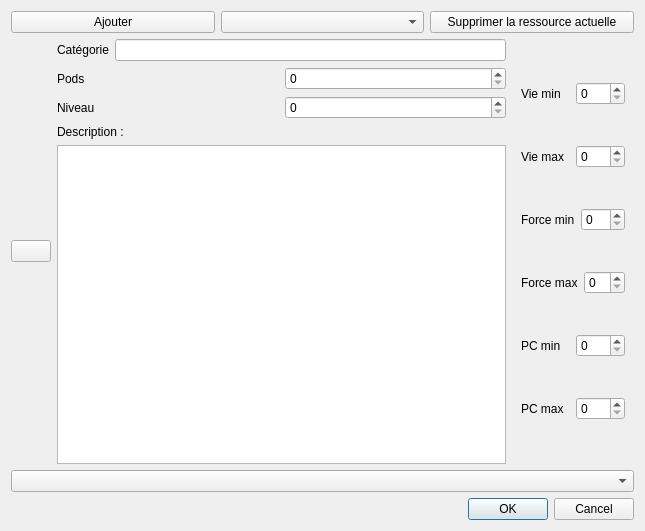
<?xml version="1.0" encoding="UTF-8"?>
<ui version="4.0">
 <class>EditerRessources</class>
 <widget class="QDialog" name="EditerRessources">
  <property name="geometry">
   <rect>
    <x>0</x>
    <y>0</y>
    <width>645</width>
    <height>531</height>
   </rect>
  </property>
  <property name="windowTitle">
   <string>Dialog</string>
  </property>
  <layout class="QVBoxLayout" name="verticalLayout_2">
   <item>
    <layout class="QHBoxLayout" name="lay_haut">
     <item>
      <widget class="QPushButton" name="ajouter">
       <property name="text">
        <string>Ajouter</string>
       </property>
      </widget>
     </item>
     <item>
      <widget class="QComboBox" name="select_ressource"/>
     </item>
     <item>
      <widget class="QPushButton" name="supprimer">
       <property name="text">
        <string>Supprimer la ressource actuelle</string>
       </property>
      </widget>
     </item>
    </layout>
   </item>
   <item>
    <layout class="QHBoxLayout" name="lay_bas">
     <item>
      <widget class="QPushButton" name="image">
       <property name="text">
        <string/>
       </property>
      </widget>
     </item>
     <item>
      <layout class="QVBoxLayout" name="partie_ressource">
       <item>
        <layout class="QHBoxLayout" name="lay_categorie">
         <item>
          <widget class="QLabel" name="text_categorie">
           <property name="text">
            <string>Catégorie</string>
           </property>
          </widget>
         </item>
         <item>
          <widget class="QLineEdit" name="categorie"/>
         </item>
        </layout>
       </item>
       <item>
        <layout class="QHBoxLayout" name="lay_pods">
         <item>
          <widget class="QLabel" name="text_pods">
           <property name="text">
            <string>Pods</string>
           </property>
          </widget>
         </item>
         <item>
          <widget class="QSpinBox" name="pods"/>
         </item>
        </layout>
       </item>
       <item>
        <layout class="QHBoxLayout" name="lay_niveau">
         <item>
          <widget class="QLabel" name="text_niveau">
           <property name="text">
            <string>Niveau</string>
           </property>
          </widget>
         </item>
         <item>
          <widget class="QSpinBox" name="niveau"/>
         </item>
        </layout>
       </item>
       <item>
        <widget class="QLabel" name="text_description">
         <property name="text">
          <string>Description :</string>
         </property>
        </widget>
       </item>
       <item>
        <widget class="QPlainTextEdit" name="description"/>
       </item>
      </layout>
     </item>
     <item>
      <widget class="QWidget" name="partie_equipement" native="true">
       <layout class="QVBoxLayout" name="verticalLayout">
        <item>
         <layout class="QHBoxLayout" name="horizontalLayout">
          <item>
           <widget class="QLabel" name="text_vie_min">
            <property name="text">
             <string>Vie min</string>
            </property>
           </widget>
          </item>
          <item>
           <widget class="QSpinBox" name="vie_min"/>
          </item>
         </layout>
        </item>
        <item>
         <layout class="QHBoxLayout" name="lay_vie_max">
          <item>
           <widget class="QLabel" name="text_vie_max">
            <property name="text">
             <string>Vie max</string>
            </property>
           </widget>
          </item>
          <item>
           <widget class="QSpinBox" name="vie_max"/>
          </item>
         </layout>
        </item>
        <item>
         <layout class="QHBoxLayout" name="lay_force_min">
          <item>
           <widget class="QLabel" name="text_force_min">
            <property name="text">
             <string>Force min</string>
            </property>
           </widget>
          </item>
          <item>
           <widget class="QSpinBox" name="force_min"/>
          </item>
         </layout>
        </item>
        <item>
         <layout class="QHBoxLayout" name="lay_force_max">
          <item>
           <widget class="QLabel" name="text_force_max">
            <property name="text">
             <string>Force max</string>
            </property>
           </widget>
          </item>
          <item>
           <widget class="QSpinBox" name="force_max"/>
          </item>
         </layout>
        </item>
        <item>
         <layout class="QHBoxLayout" name="lay_PC_min">
          <item>
           <widget class="QLabel" name="text_PC_min">
            <property name="text">
             <string>PC min</string>
            </property>
           </widget>
          </item>
          <item>
           <widget class="QSpinBox" name="PC_min"/>
          </item>
         </layout>
        </item>
        <item>
         <layout class="QHBoxLayout" name="lay_PC_max">
          <item>
           <widget class="QLabel" name="text_PC_max">
            <property name="text">
             <string>PC max</string>
            </property>
           </widget>
          </item>
          <item>
           <widget class="QSpinBox" name="PC_max"/>
          </item>
         </layout>
        </item>
       </layout>
      </widget>
     </item>
    </layout>
   </item>
   <item>
    <widget class="QComboBox" name="sort"/>
   </item>
   <item>
    <widget class="QDialogButtonBox" name="buttonBox">
     <property name="orientation">
      <enum>Qt::Horizontal</enum>
     </property>
     <property name="standardButtons">
      <set>QDialogButtonBox::Cancel|QDialogButtonBox::Ok</set>
     </property>
    </widget>
   </item>
  </layout>
 </widget>
 <resources/>
 <connections>
  <connection>
   <sender>buttonBox</sender>
   <signal>accepted()</signal>
   <receiver>EditerRessources</receiver>
   <slot>accept()</slot>
   <hints>
    <hint type="sourcelabel">
     <x>248</x>
     <y>254</y>
    </hint>
    <hint type="destinationlabel">
     <x>157</x>
     <y>274</y>
    </hint>
   </hints>
  </connection>
  <connection>
   <sender>buttonBox</sender>
   <signal>rejected()</signal>
   <receiver>EditerRessources</receiver>
   <slot>reject()</slot>
   <hints>
    <hint type="sourcelabel">
     <x>316</x>
     <y>260</y>
    </hint>
    <hint type="destinationlabel">
     <x>286</x>
     <y>274</y>
    </hint>
   </hints>
  </connection>
 </connections>
</ui>
